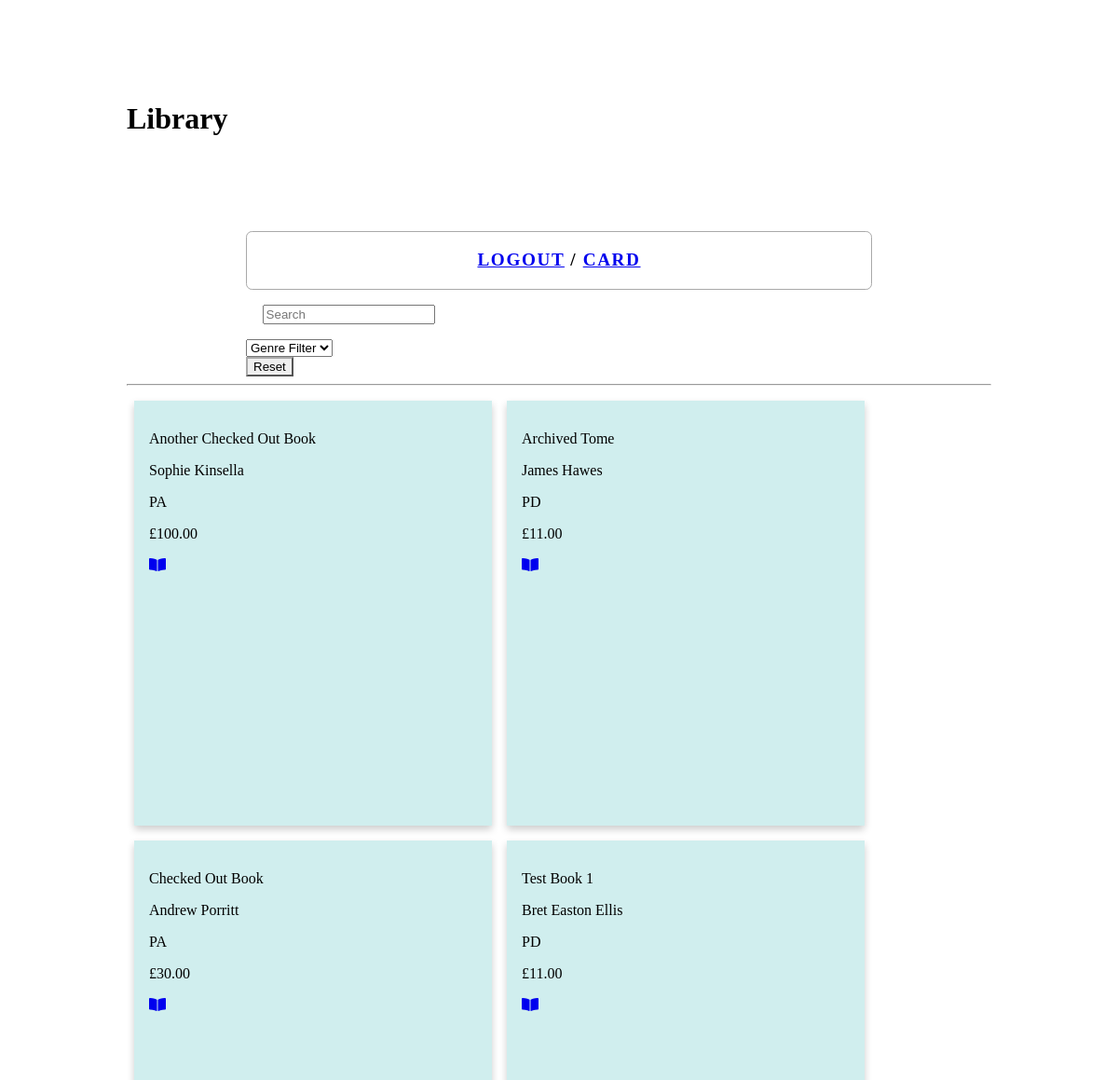
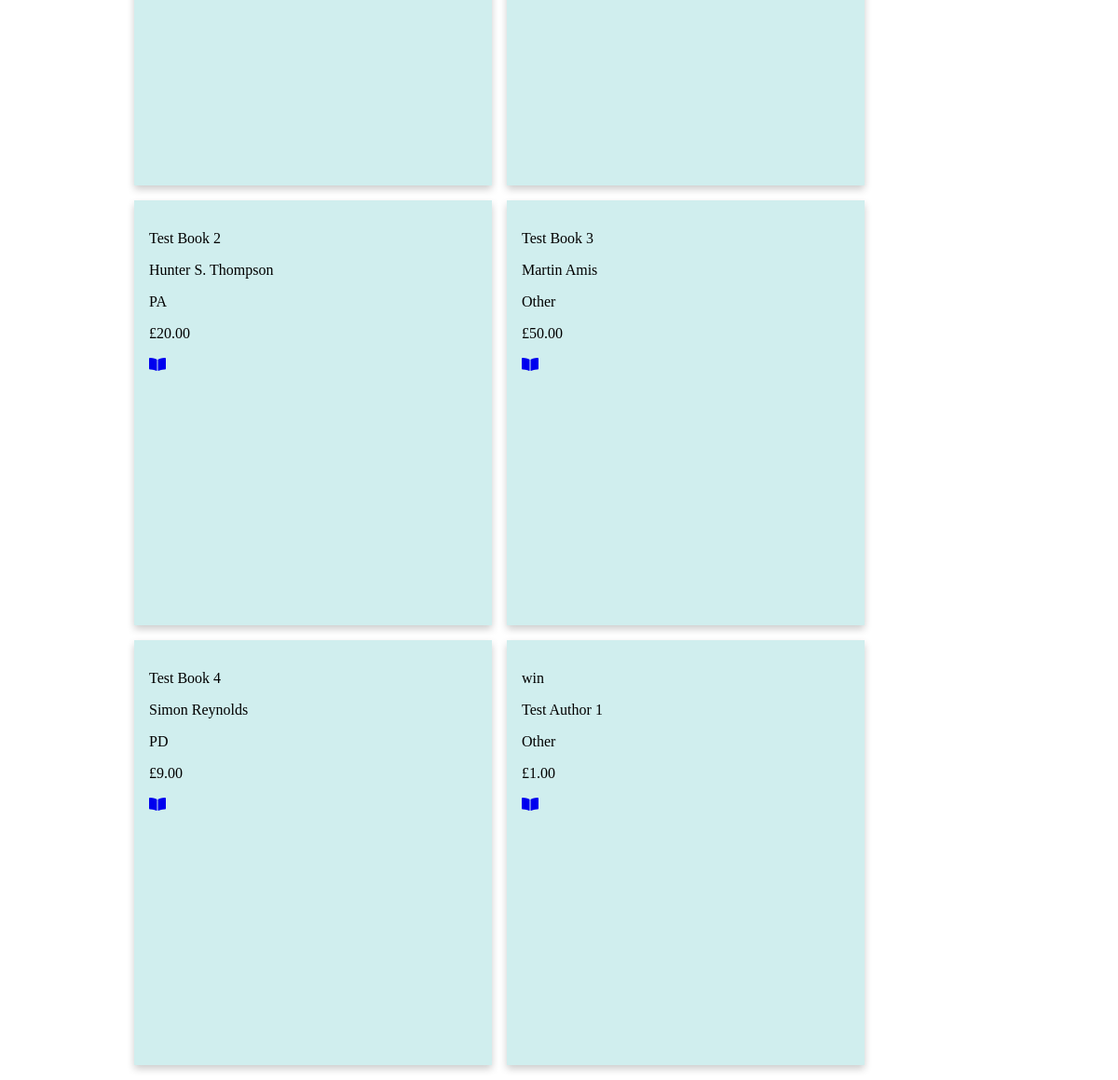
The app's page / (signed in) with its own data (2 pictures, top to bottom).
### library_books/models.py (models this page shows, shortened)
class Book(models.Model):
    title = models.CharField(max_length=254, default='')
    author = models.CharField(max_length=254, default='')
    genre = models.CharField(max_length=254, default='')
    price = models.DecimalField(max_digits=6, decimal_places=2)
    checkedOut = models.BooleanField(default=False)
    archived = models.BooleanField(default=False)
    checked_by = models.CharField(max_length=254, default='')

### library_books/views.py (the view)
# urls.py: path('', all_books, name='index'),
def all_books(request):
    books = Book.objects.all().order_by("title")
    return render(request, "books.html", {"books" : books})

### library_books/templates/books.html (shortened to what this page needs)
{% extends 'base.html' %}
{% block page_heading %}Library{% endblock %}
{% block content %}
    {% if user.is_authenticated %}
        <div class="lib_container">
            {% for book in books %}
            {% if book.checkedOut %}
                <div class="lib_card checked">
            {% else %}
                <div class="lib_card">
            {% endif %}
                <p>{{ book.title}}</p>
                <p>{{ book.author}}</p>
                <p>{{ book.genre}}<p>
            {% if user.is_superuser %}
                <p>£{{ book.price}}</p>
            {% endif %}
            {% if book.checkedOut %}
                <a class="check_btn button button-outline" method="get" type="submit" href="{% url 'check_out' book.id %}">
                    <i class="fas fa-book"></i>
                </a>
            {% else %}
                <a class="check_btn button button-outline" method="get" type="submit" href="{% url 'check_out' book.id %}">
                    <i class="fas fa-book-open"></i>
                </a>
            {% endif %}
                </div>
            {% endfor %}
    {% else %}
        <p>Please <a href="{% url 'login' %}">log in</a> to browse the Library</p>
    {% endif %}
        </div>
{% endblock %}

### library_app/static/main.css (style rules this page uses)
.container { padding-top:5rem; padding-left:8rem; padding-right:8rem; }
.lib_container { display : flex; flex-direction: row; align-content: space-around; flex-wrap: wrap; }
.lib_card { background-color:#d0eeee; box-shadow: 0 4px 8px 0 rgba(0,0,0,0.2); transition: 0.3s; margin:.5rem; padding : 1rem; height : 26.5rem; width: 22rem; white-space: nowrap; overflow: hidden; }
.check_btn { margin: 0 auto; position: absolute; text-align:center; border-style: none; }

### records on screen
Book: title "Another Checked Out Book", author "Sophie Kinsella", genre "PA", price "100.00", checkedOut False (drawn)
Book: title "Archived Tome", author "James Hawes", genre "PD", price "11.00", checkedOut False (drawn)
Book: title "Checked Out Book", author "Andrew Porritt", genre "PA", price "30.00", checkedOut False (drawn)
Book: title "Test Book 1", author "Bret Easton Ellis", genre "PD", price "11.00", checkedOut False (drawn)
Book: title "Test Book 2", author "Hunter S. Thompson", genre "PA", price "20.00", checkedOut False (drawn)
Book: title "Test Book 3", author "Martin Amis", genre "Other", price "50.00", checkedOut False (drawn)
Book: title "Test Book 4", author "Simon Reynolds", genre "PD", price "9.00", checkedOut False (drawn)
Book: title "win", author "Test Author 1", genre "Other", price "1.00", checkedOut False (drawn)
